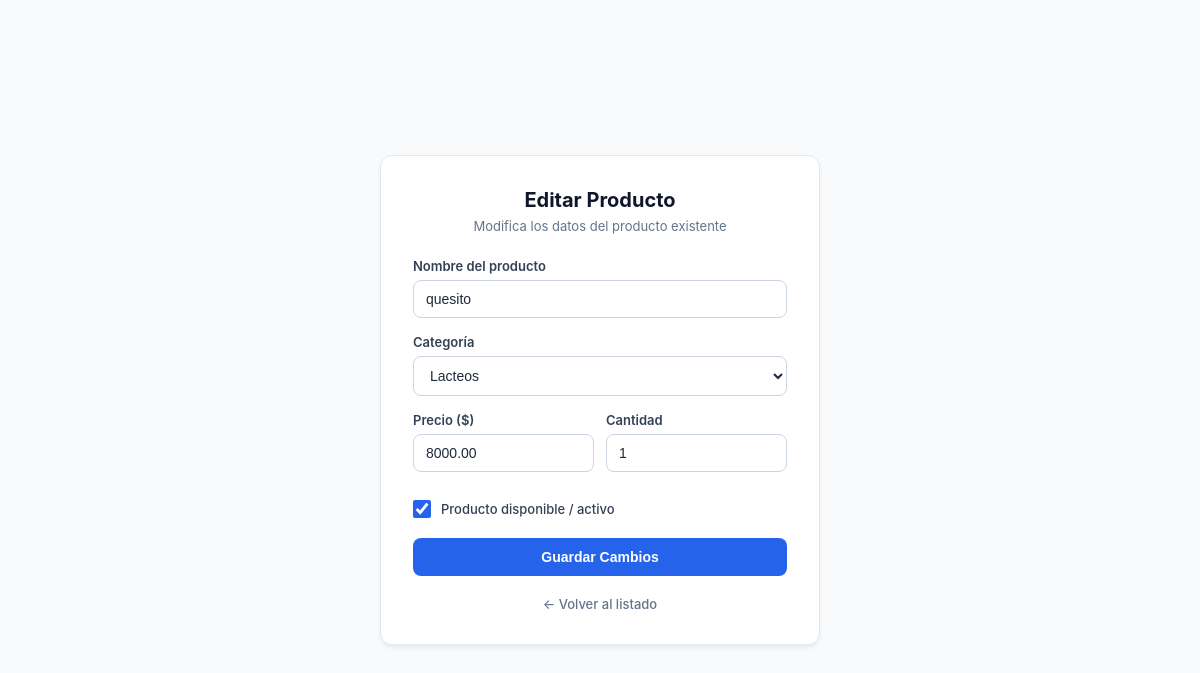
The app's page /productos/editar/5/ with its own data.
### productos/models.py (models this page shows, shortened)
class Producto(models.Model):
    nombre = models.CharField(max_length=100)
    categoria = models.ForeignKey(Categoria, on_delete=models.CASCADE, related_name='productos')
    precio = models.DecimalField(max_digits=10, decimal_places=2)
    cantidad = models.IntegerField()
    estado = models.BooleanField(default=True)

class Categoria(models.Model):
    nombre = models.CharField(max_length=100)
    descripcion = models.TextField(blank=True, null=True)

### productos/views.py (the view, shortened to what this page needs)
# urls.py: path('productos/editar/<int:id>/', views.editar_producto, name='editar_producto'),
def editar_producto(request, id):
    producto = get_object_or_404(Producto, id=id)
    categorias = Categoria.objects.all()
    return render(request, "productos/formulario.html", {
        "producto": producto,
        "categorias": categorias
    })

### productos/templates/productos/formulario.html (shortened to what this page needs)
<!DOCTYPE html>
<html lang="es">
<head>
</head>
<body>
    <div class="card">
        <div class="card-header">
            <h1>{% if producto %}Editar Producto{% else %}Registrar Producto{% endif %}</h1>
            <p>{% if producto %}Modifica los datos del producto existente{% else %}Ingresa los datos para agregar un nuevo ítem{% endif %}</p>
        </div>
        <form method="POST">
            <div class="form-group">
                <label for="nombre">Nombre del producto</label>
                <input type="text" id="nombre" name="nombre" value="{{ producto.nombre|default:'' }}" placeholder="Ej. Teclado Mecánico" required>
            </div>
            <div class="form-group">
                <label for="categoria">Categoría</label>
                <select id="categoria" name="categoria" required>
                    {% for cat in categorias %}
                    <option value="{{ cat.id }}" {% if producto.categoria.id == cat.id %}selected{% endif %}>
                        {{ cat.nombre }}
                    </option>
                    {% endfor %}
                </select>
            </div>
            <div class="form-row">
                <div class="form-group">
                    <label for="precio">Precio ($)</label>
                    <input type="number" step="0.01" id="precio" name="precio" value="{{ producto.precio|default:'' }}" placeholder="0.00" required>
                </div>
                <div class="form-group">
                    <label for="cantidad">Cantidad</label>
                    <input type="number" id="cantidad" name="cantidad" value="{{ producto.cantidad|default:'' }}" placeholder="0" required>
                </div>
            </div>
            <div class="checkbox-group">
                <input type="checkbox" id="estado" name="estado" {% if producto.estado or not producto %}checked{% endif %}>
                <label for="estado">Producto disponible / activo</label>
            </div>
            <button type="submit" class="btn-submit">
                {% if producto %}Guardar Cambios{% else %}Guardar Producto{% endif %}
            </button>
        </form>
        <a href="{% url 'listar_productos' %}" class="back-link">← Volver al listado</a>
    </div>
</body>
</html>

### productos/templates/productos/formulario.html (style rules this page uses)
* { box-sizing: border-box; margin: 0; padding: 0; }
body { font-family: -apple-system, BlinkMacSystemFont, "Segoe UI", Roboto, Helvetica, Arial, sans-serif; background-color: #f8fafc; color: #1e293b; display: flex; justify-content: center; align-items: center; min-height: 100vh; padding: 20px; }
.card { background-color: #ffffff; width: 100%; max-width: 440px; padding: 32px; border-radius: 12px; border: 1px solid #e2e8f0; box-shadow: 0 4px 6px -1px rgba(0, 0, 0, 0.05), 0 2px 4px -1px rgba(0, 0, 0, 0.03); }
.card-header { text-align: center; margin-bottom: 24px; }
.card-header h1 { font-size: 20px; font-weight: 700; color: #0f172a; margin-bottom: 6px; }
.card-header p { font-size: 13px; color: #64748b; }
.form-group { margin-bottom: 16px; }
.form-row { display: flex; gap: 12px; }
.form-row .form-group { flex: 1; }
label { display: block; font-size: 13px; font-weight: 600; margin-bottom: 6px; color: #334155; }
input[type="text"], input[type="number"], select { width: 100%; padding: 10px 12px; border: 1px solid #cbd5e1; border-radius: 8px; font-size: 14px; color: #1e293b; background-color: #ffffff; outline: none; transition: border-color 0.2s, box-shadow 0.2s; }
.checkbox-group { display: flex; align-items: center; gap: 10px; margin-top: 12px; margin-bottom: 20px; }
.checkbox-group input { width: 18px; height: 18px; accent-color: #2563eb; cursor: pointer; }
.checkbox-group label { margin-bottom: 0; font-weight: 500; cursor: pointer; }
.btn-submit { width: 100%; background-color: #2563eb; color: #ffffff; border: none; padding: 11px; border-radius: 8px; font-size: 14px; font-weight: 600; cursor: pointer; transition: background-color 0.2s; }
.back-link { display: block; text-align: center; margin-top: 20px; color: #64748b; text-decoration: none; font-size: 13px; font-weight: 500; transition: color 0.2s; }

### records on screen
Producto: nombre "quesito", categoria "Lacteos", precio "8000.00", cantidad "1", estado "☑"
